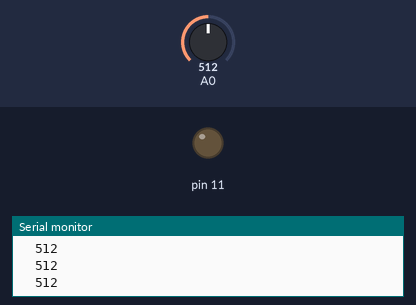
The sketch below on a simulated Arduino Uno, built with avr-gcc and run on an emulated ATmega328P. On the bench: output pins drawn as LEDs (lit = HIGH), the last lines printed to the serial monitor. The test bench sets the inputs (shaded band); at power-on: A0 = 512.

Above: at 1.2 s.
1.3 s: A0 set to 365
2.8 s: A0 set to 336
At 4.0 s:
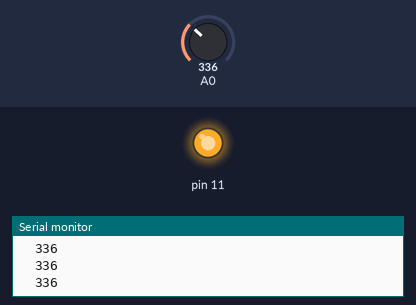
4.3 s: A0 set to 360
At 5.3 s:
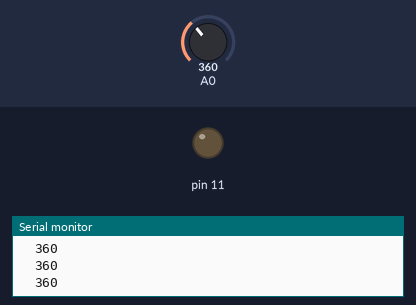
5.8 s: A0 set to 340
At 6.6 s:
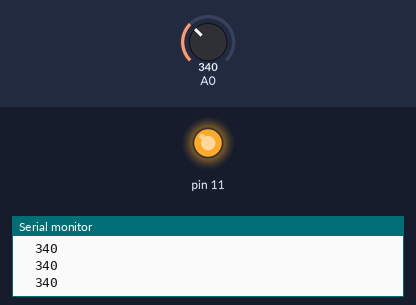
Timing chart, 0 to 8.3 s (numbered marks = the images above; inputs shaded):
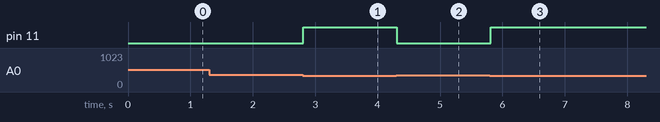

The sketch:

measure_the_lighting.ino
```cpp
int rec;

void setup() {
  Serial.begin(9600);
  pinMode(11, OUTPUT);

}

void loop() {
    rec = analogRead(0);
    Serial.println(rec);
    Serial.print("\t");
    if (rec <= 350) {
      digitalWrite(11, HIGH);

    } else {
      digitalWrite(11, LOW);

    }

}
```

Measured:
- the behaviour switches between 351 and 350 on A0 (found by bisection; images 0 and 1)
- after the input at 2.8 s, pin 11: LOW → HIGH at once
- after the input at 4.3 s, pin 11: HIGH → LOW at once
- after the input at 5.8 s, pin 11: LOW → HIGH at once
